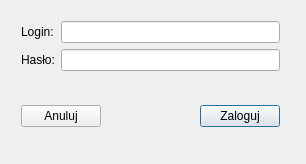
<?xml version="1.0" encoding="UTF-8"?>
<ui version="4.0">
 <class>loginScreenClass</class>
 <widget class="QDialog" name="loginScreenClass">
  <property name="geometry">
   <rect>
    <x>0</x>
    <y>0</y>
    <width>306</width>
    <height>164</height>
   </rect>
  </property>
  <property name="windowTitle">
   <string>loginScreen</string>
  </property>
  <widget class="QWidget" name="layoutWidget">
   <property name="geometry">
    <rect>
     <x>10</x>
     <y>10</y>
     <width>281</width>
     <height>128</height>
    </rect>
   </property>
   <layout class="QGridLayout" name="gridLayout">
    <item row="0" column="0">
     <widget class="QLabel" name="loginLabel">
      <property name="text">
       <string>Login:</string>
      </property>
     </widget>
    </item>
    <item row="0" column="1">
     <widget class="QLineEdit" name="loginEdit"/>
    </item>
    <item row="1" column="0">
     <widget class="QLabel" name="passwordLabel">
      <property name="text">
       <string>Hasło:</string>
      </property>
     </widget>
    </item>
    <item row="1" column="1">
     <widget class="QLineEdit" name="passwordEdit">
      <property name="inputMethodHints">
       <set>Qt::InputMethodHint::ImhHiddenText|Qt::InputMethodHint::ImhNoAutoUppercase|Qt::InputMethodHint::ImhNoPredictiveText|Qt::InputMethodHint::ImhSensitiveData</set>
      </property>
      <property name="echoMode">
       <enum>QLineEdit::EchoMode::Password</enum>
      </property>
     </widget>
    </item>
    <item row="2" column="1">
     <spacer name="verticalSpacer">
      <property name="orientation">
       <enum>Qt::Orientation::Vertical</enum>
      </property>
      <property name="sizeHint" stdset="0">
       <size>
        <width>20</width>
        <height>40</height>
       </size>
      </property>
     </spacer>
    </item>
    <item row="3" column="0" colspan="2">
     <layout class="QHBoxLayout" name="horizontalLayout">
      <item>
       <widget class="QPushButton" name="loginCancelButton">
        <property name="text">
         <string>Anuluj</string>
        </property>
       </widget>
      </item>
      <item>
       <spacer name="horizontalSpacer">
        <property name="orientation">
         <enum>Qt::Orientation::Horizontal</enum>
        </property>
        <property name="sizeHint" stdset="0">
         <size>
          <width>40</width>
          <height>20</height>
         </size>
        </property>
       </spacer>
      </item>
      <item>
       <widget class="QPushButton" name="loginConfirmButton">
        <property name="text">
         <string>Zaloguj</string>
        </property>
        <property name="default">
         <bool>true</bool>
        </property>
       </widget>
      </item>
     </layout>
    </item>
   </layout>
  </widget>
 </widget>
 <layoutdefault spacing="6" margin="11"/>
 <resources/>
 <connections>
  <connection>
   <sender>loginConfirmButton</sender>
   <signal>clicked()</signal>
   <receiver>loginScreenClass</receiver>
   <slot>accept()</slot>
   <hints>
    <hint type="sourcelabel">
     <x>247</x>
     <y>184</y>
    </hint>
    <hint type="destinationlabel">
     <x>409</x>
     <y>235</y>
    </hint>
   </hints>
  </connection>
 </connections>
</ui>
